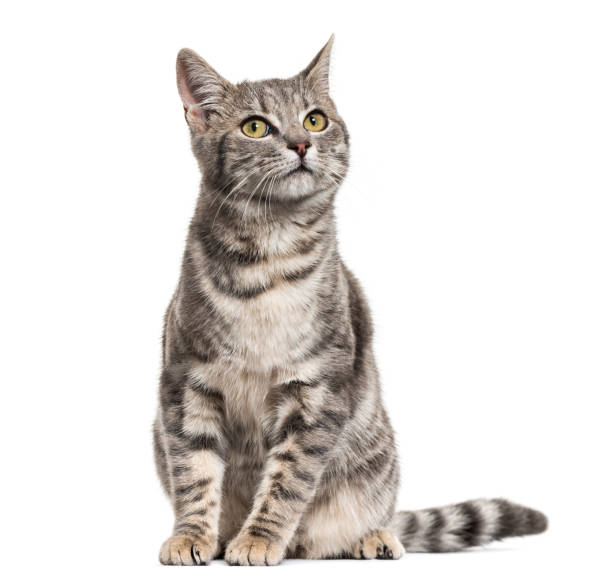
#> input picture fundamental of ml_ai/cat.jpg, 612 x 584 px
$ jupyter execute dat10.ipynb
#> lines starting #> are read from the running program, lines starting #| are printed output that depends on the picture; after the words box and inside, x2 and y2 are one past the last pixel; in counts of white or black regions, pixels touching at a corner belong together
[cell 1]
import numpy as np
import cv2
import skimage
import matplotlib.pyplot as plt

[cell 2]
image1=plt.imread('cat.jpg')
#> image1 is the input picture: shape (584, 612, 3); mean R, G, B 226.1, 222.2, 219.2
plt.imshow(image1)
plt.axis('off')

[cell 3]
img_gray=cv2.cvtColor(image1,cv2.COLOR_BGR2GRAY)
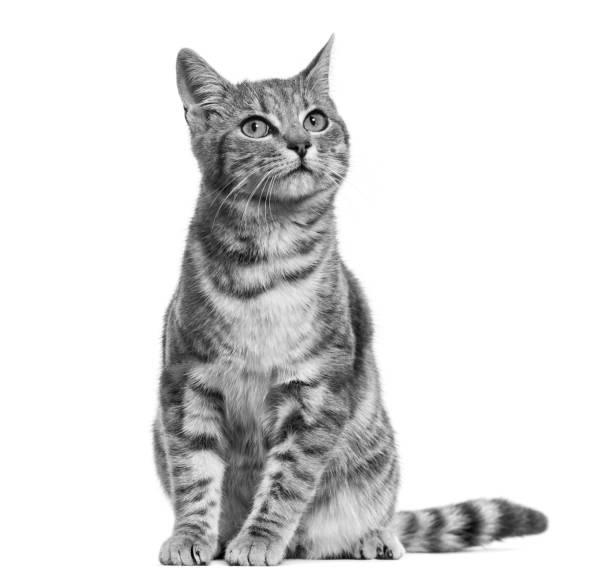
#> img_gray: shape (584, 612); min 0, max 255, mean 221.7

print(img_gray.shape)
#| (584, 612)
plt.imshow(img_gray,cmap='gray')

[cell 4]
th,img_binary=cv2.threshold(img_gray, 80,255, cv2.THRESH_BINARY)
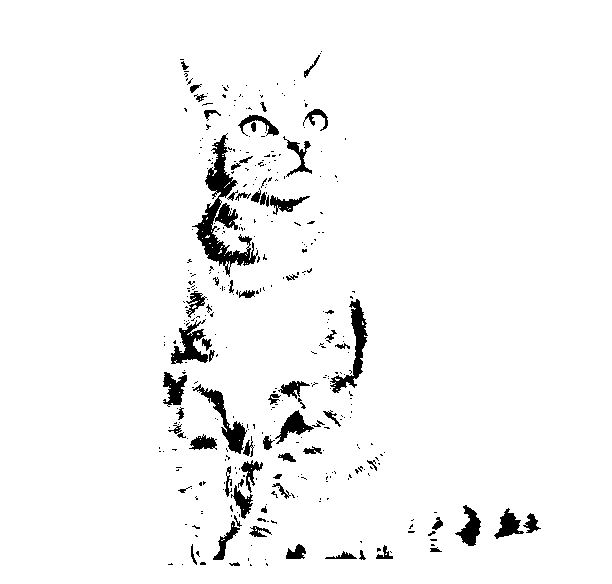
#> img_binary: shape (584, 612); 96.1% white; 380 black regions (311 under 20 px), largest, box (x1, y1, x2, y2) and area: (192, 133, 258, 277) 2616, (330, 299, 368, 393) 987, (193, 384, 247, 454) 864
img_binary.shape
#> Out = (584, 612)

[cell 5]
plt.imshow(img_binary,cmap='gray')

[cell 6]
th,img_binary_rgb=cv2.threshold(image1, 80,255, cv2.THRESH_BINARY)
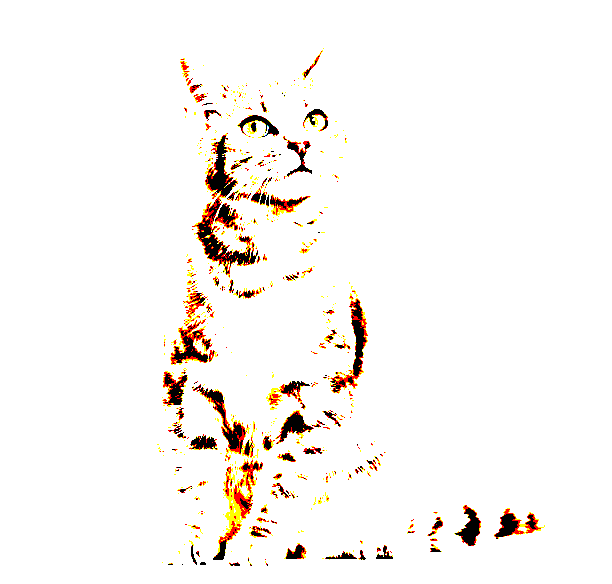
#> img_binary_rgb: shape (584, 612, 3); mean R, G, B 249.2, 245.4, 241.9
img_binary_rgb.shape
#> Out = (584, 612, 3)
